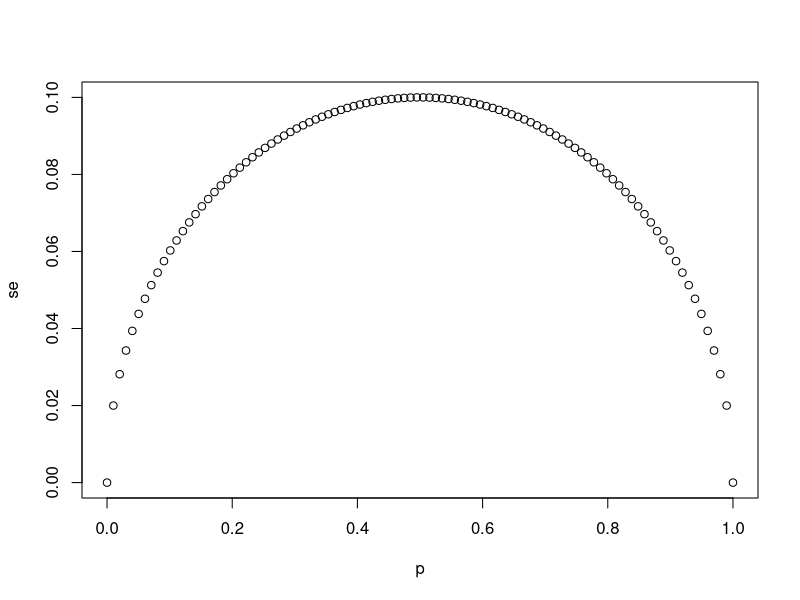
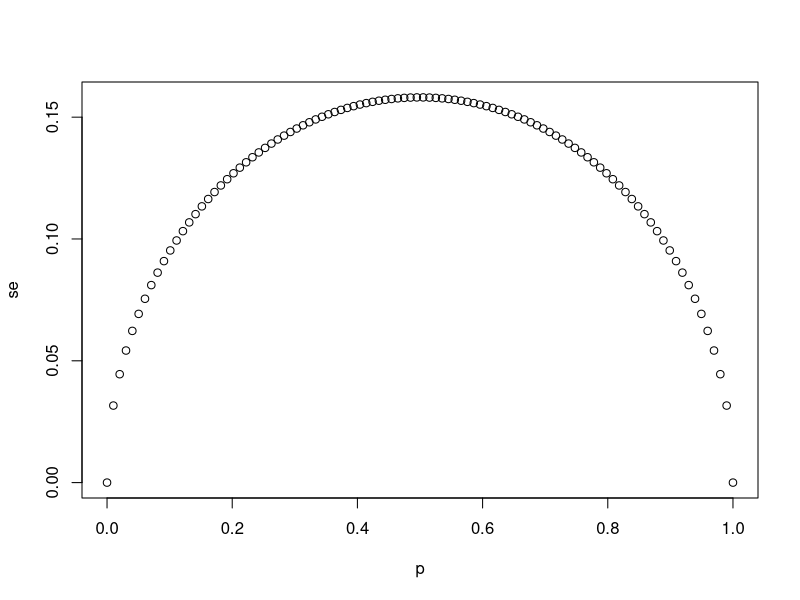
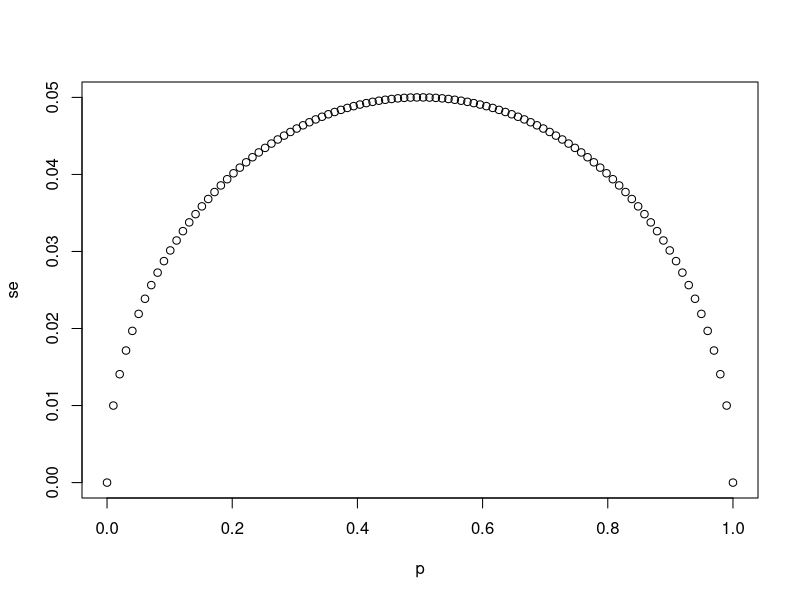
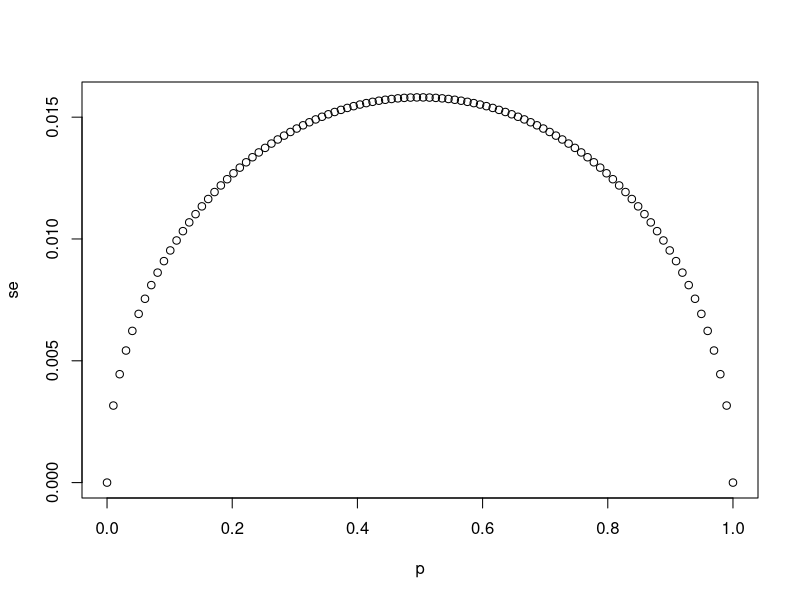

These charts were generated, in order, by the following R code:
library(dslabs)
library(ggplot2)
library(gridExtra)

N <- 25

p <- seq(0, 1, length.out = 100)

se <- sqrt(p*(1-p)/N)

plot(p, se)



p <- seq(0, 1, length.out = 100)

sample_sizes <- c(10, 100, 1000)

for (N in sample_sizes) { 
    se <- sqrt(p * (1-p) / N) 
    plot(p, se, ylim=c(0,max(se)))
  }
